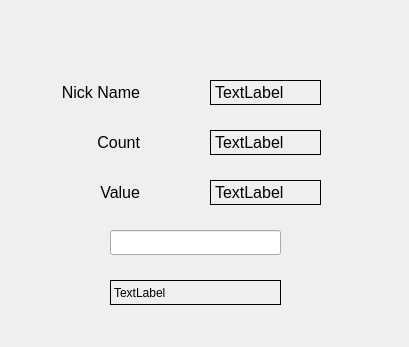
<?xml version="1.0" encoding="UTF-8"?>
<ui version="4.0">
 <class>Widget</class>
 <widget class="QWidget" name="Widget">
  <property name="geometry">
   <rect>
    <x>0</x>
    <y>0</y>
    <width>409</width>
    <height>347</height>
   </rect>
  </property>
  <property name="windowTitle">
   <string>Widget</string>
  </property>
  <widget class="QLabel" name="label_1">
   <property name="geometry">
    <rect>
     <x>60</x>
     <y>80</y>
     <width>80</width>
     <height>25</height>
    </rect>
   </property>
   <property name="font">
    <font>
     <pointsize>12</pointsize>
    </font>
   </property>
   <property name="layoutDirection">
    <enum>Qt::LeftToRight</enum>
   </property>
   <property name="text">
    <string>Nick Name</string>
   </property>
   <property name="alignment">
    <set>Qt::AlignRight|Qt::AlignTrailing|Qt::AlignVCenter</set>
   </property>
  </widget>
  <widget class="QLabel" name="label_2">
   <property name="geometry">
    <rect>
     <x>60</x>
     <y>130</y>
     <width>80</width>
     <height>25</height>
    </rect>
   </property>
   <property name="font">
    <font>
     <pointsize>12</pointsize>
    </font>
   </property>
   <property name="layoutDirection">
    <enum>Qt::LeftToRight</enum>
   </property>
   <property name="text">
    <string>Count</string>
   </property>
   <property name="alignment">
    <set>Qt::AlignRight|Qt::AlignTrailing|Qt::AlignVCenter</set>
   </property>
  </widget>
  <widget class="QLabel" name="label_3">
   <property name="geometry">
    <rect>
     <x>60</x>
     <y>180</y>
     <width>80</width>
     <height>25</height>
    </rect>
   </property>
   <property name="font">
    <font>
     <pointsize>12</pointsize>
    </font>
   </property>
   <property name="layoutDirection">
    <enum>Qt::LeftToRight</enum>
   </property>
   <property name="text">
    <string>Value</string>
   </property>
   <property name="alignment">
    <set>Qt::AlignRight|Qt::AlignTrailing|Qt::AlignVCenter</set>
   </property>
  </widget>
  <widget class="QLabel" name="label_NickName">
   <property name="geometry">
    <rect>
     <x>210</x>
     <y>80</y>
     <width>111</width>
     <height>25</height>
    </rect>
   </property>
   <property name="font">
    <font>
     <pointsize>12</pointsize>
    </font>
   </property>
   <property name="autoFillBackground">
    <bool>true</bool>
   </property>
   <property name="frameShape">
    <enum>QFrame::Box</enum>
   </property>
   <property name="text">
    <string>TextLabel</string>
   </property>
  </widget>
  <widget class="QLabel" name="label_Count">
   <property name="geometry">
    <rect>
     <x>210</x>
     <y>130</y>
     <width>111</width>
     <height>25</height>
    </rect>
   </property>
   <property name="font">
    <font>
     <pointsize>12</pointsize>
    </font>
   </property>
   <property name="autoFillBackground">
    <bool>true</bool>
   </property>
   <property name="frameShape">
    <enum>QFrame::Box</enum>
   </property>
   <property name="text">
    <string>TextLabel</string>
   </property>
  </widget>
  <widget class="QLabel" name="label_Value">
   <property name="geometry">
    <rect>
     <x>210</x>
     <y>180</y>
     <width>111</width>
     <height>25</height>
    </rect>
   </property>
   <property name="font">
    <font>
     <pointsize>12</pointsize>
    </font>
   </property>
   <property name="autoFillBackground">
    <bool>true</bool>
   </property>
   <property name="frameShape">
    <enum>QFrame::Box</enum>
   </property>
   <property name="text">
    <string>TextLabel</string>
   </property>
  </widget>
  <widget class="QLabel" name="label">
   <property name="geometry">
    <rect>
     <x>110</x>
     <y>280</y>
     <width>171</width>
     <height>25</height>
    </rect>
   </property>
   <property name="frameShape">
    <enum>QFrame::Box</enum>
   </property>
   <property name="text">
    <string>TextLabel</string>
   </property>
   <property name="buddy">
    <cstring>lineEdit</cstring>
   </property>
  </widget>
  <widget class="QLineEdit" name="lineEdit">
   <property name="geometry">
    <rect>
     <x>110</x>
     <y>230</y>
     <width>171</width>
     <height>25</height>
    </rect>
   </property>
  </widget>
 </widget>
 <layoutdefault spacing="6" margin="11"/>
 <resources/>
 <connections>
  <connection>
   <sender>lineEdit</sender>
   <signal>textChanged(QString)</signal>
   <receiver>label</receiver>
   <slot>setText(QString)</slot>
   <hints>
    <hint type="sourcelabel">
     <x>196</x>
     <y>246</y>
    </hint>
    <hint type="destinationlabel">
     <x>206</x>
     <y>283</y>
    </hint>
   </hints>
  </connection>
 </connections>
</ui>
